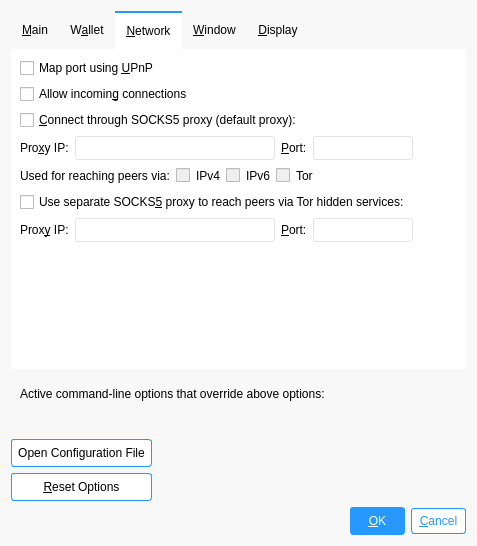
<?xml version="1.0" encoding="UTF-8"?>
<ui version="4.0">
 <class>OptionsDialog</class>
 <widget class="QDialog" name="OptionsDialog">
  <property name="windowTitle">
   <string>Options</string>
  </property>
  <property name="styleSheet">
   <string notr="true">QDialog {
    background-color: #F8F8F8;
}

QTabWidget::tab-bar {
    background-color: #F8F8F8;
}

QTabWidget::pane { /* The tab widget frame */
    border: 0px;
    background-color: #FFFFFF;
}


/* Style the tab using the tab sub-control. Note that
    it reads QTabBar _not_ QTabWidget */
QTabBar::tab {
    border: 0px;
   padding : 11px;
}

QTabBar::tab:selected {
   border-style: solid;
    background-color: #FFFFFF;
    border-top-color: #2798FF;
   border-top-width: 2px;
}

QPushButton {
background: #FFFFFF;
border-radius: 3px;
border: 1px solid #2798FF;
border-radius: 3px;
padding: 6px;
}

QLineEdit , QPlainTextEdit  {
background: #FFFFFF;
border: 1px solid #E4E4E4;
border-radius: 3px;
padding: 3px;
}

QPushButton[flat=false] {
border: 1px solid #BAC1C4;

background: #BAC1C4;
}

QPushButton:pressed {
color : blue;
background : red;

}

#signMessageButton_SM:!pressed, #verifyMessageButton_VM:!pressed
{
background: #2798FF;
}

QPushButton:pressed {
background : #F8F8F8;
}

QComboBox {
background: #FFFFFF;
border: 1px solid #E4E4E4;
border-radius: 3px;
padding: 4px;
}

QComboBox::down-arrow {
    image: url(:/icons/down);
}

QComboBox::down-arrow:on { /* shift the arrow when popup is open */
    image: url(:/icons/up);
}
QComboBox::drop-down {
    subcontrol-origin: padding;
    subcontrol-position: top right;

    border-left-width: 0px;
    border-left-color: darkgray;
    border-left-style: solid; /* just a single line */
    border-top-right-radius: 3px; /* same radius as the QComboBox */
    border-bottom-right-radius: 3px;
}


QComboBox QAbstractItemView {
    border: 1px solid #f8f8f8;
    selection-background-color: #2798FF;
}

#okButton {
    border-style: solid;
    border-radius: 3px;
	border-width: 1px;
	border-color: rgb(39, 152, 255);
	background-color: rgb(39, 152, 255);
    color: #ffffff;
    padding : 6px;
}

#cancelButton , #clearButton {
    border-style: solid;
    border-radius: 3px;
	border-width: 1px;
	border-color: rgb(39, 152, 255);
	color: rgb(39, 152, 255);
	background-color: white;
padding : 5px;
}


/*
QCheckBox::indicator {
background: #FFFFFF;
border: 1px solid #E4E4E4;
border-radius: 3px;
padding: 4px;
}

QCheckBox::indicator::checked {
    image: url(:/icons/add) 0 0 0 0 stretch stretch;
}

*/</string>
  </property>
  <property name="modal">
   <bool>true</bool>
  </property>
  <layout class="QVBoxLayout" name="verticalLayout">
   <item>
    <widget class="QTabWidget" name="tabWidget">
     <property name="currentIndex">
      <number>2</number>
     </property>
     <widget class="QWidget" name="tabMain">
      <attribute name="title">
       <string>&amp;Main</string>
      </attribute>
      <layout class="QVBoxLayout" name="verticalLayout_Main">
       <item>
        <widget class="QCheckBox" name="bitcoinAtStartup">
         <property name="sizePolicy">
          <sizepolicy hsizetype="Preferred" vsizetype="Preferred">
           <horstretch>0</horstretch>
           <verstretch>0</verstretch>
          </sizepolicy>
         </property>
         <property name="toolTip">
          <string>Automatically start %1 after logging in to the system.</string>
         </property>
         <property name="autoFillBackground">
          <bool>false</bool>
         </property>
         <property name="text">
          <string>&amp;Start %1 on system login</string>
         </property>
        </widget>
       </item>
       <item>
        <layout class="QHBoxLayout" name="horizontalLayout_2_Main">
         <item>
          <widget class="QLabel" name="databaseCacheLabel">
           <property name="text">
            <string>Si&amp;ze of database cache</string>
           </property>
           <property name="textFormat">
            <enum>Qt::PlainText</enum>
           </property>
           <property name="buddy">
            <cstring>databaseCache</cstring>
           </property>
          </widget>
         </item>
         <item>
          <widget class="QSpinBox" name="databaseCache"/>
         </item>
         <item>
          <widget class="QLabel" name="databaseCacheUnitLabel">
           <property name="text">
            <string>MB</string>
           </property>
           <property name="textFormat">
            <enum>Qt::PlainText</enum>
           </property>
          </widget>
         </item>
         <item>
          <spacer name="horizontalSpacer_2_Main">
           <property name="orientation">
            <enum>Qt::Horizontal</enum>
           </property>
           <property name="sizeHint" stdset="0">
            <size>
             <width>40</width>
             <height>20</height>
            </size>
           </property>
          </spacer>
         </item>
        </layout>
       </item>
       <item>
        <layout class="QHBoxLayout" name="horizontalLayout_3_Main">
         <item>
          <widget class="QLabel" name="threadsScriptVerifLabel">
           <property name="text">
            <string>Number of script &amp;verification threads</string>
           </property>
           <property name="textFormat">
            <enum>Qt::PlainText</enum>
           </property>
           <property name="buddy">
            <cstring>threadsScriptVerif</cstring>
           </property>
          </widget>
         </item>
         <item>
          <widget class="QSpinBox" name="threadsScriptVerif">
           <property name="toolTip">
            <string>(0 = auto, &lt;0 = leave that many cores free)</string>
           </property>
          </widget>
         </item>
         <item>
          <spacer name="horizontalSpacer_3_Main">
           <property name="orientation">
            <enum>Qt::Horizontal</enum>
           </property>
           <property name="sizeHint" stdset="0">
            <size>
             <width>40</width>
             <height>20</height>
            </size>
           </property>
          </spacer>
         </item>
        </layout>
       </item>
       <item>
        <spacer name="verticalSpacer_Main">
         <property name="orientation">
          <enum>Qt::Vertical</enum>
         </property>
         <property name="sizeHint" stdset="0">
          <size>
           <width>20</width>
           <height>40</height>
          </size>
         </property>
        </spacer>
       </item>
      </layout>
     </widget>
     <widget class="QWidget" name="tabWallet">
      <attribute name="title">
       <string>W&amp;allet</string>
      </attribute>
      <layout class="QVBoxLayout" name="verticalLayout_Wallet">
       <item>
        <widget class="QGroupBox" name="groupBox">
         <property name="title">
          <string>Expert</string>
         </property>
         <layout class="QVBoxLayout" name="verticalLayout_2">
          <item>
           <widget class="QCheckBox" name="coinControlFeatures">
            <property name="toolTip">
             <string>Whether to show coin control features or not.</string>
            </property>
            <property name="text">
             <string>Enable coin &amp;control features</string>
            </property>
           </widget>
          </item>
          <item>
           <widget class="QCheckBox" name="spendZeroConfChange">
            <property name="toolTip">
             <string>If you disable the spending of unconfirmed change, the change from a transaction cannot be used until that transaction has at least one confirmation. This also affects how your balance is computed.</string>
            </property>
            <property name="text">
             <string>&amp;Spend unconfirmed change</string>
            </property>
           </widget>
          </item>
          <item>
           <widget class="QGroupBox" name="enableMinner">
            <property name="title">
             <string>Enable Mining</string>
            </property>
            <property name="checkable">
             <bool>true</bool>
            </property>
            <property name="checked">
             <bool>false</bool>
            </property>
            <layout class="QVBoxLayout" name="verticalLayout_3">
             <item>
              <widget class="QRadioButton" name="allcpu">
               <property name="text">
                <string>Use All CPU Power</string>
               </property>
               <property name="checked">
                <bool>true</bool>
               </property>
              </widget>
             </item>
             <item>
              <widget class="QRadioButton" name="use3quartercpu">
               <property name="text">
                <string>Use &amp;3/4 CPU Power</string>
               </property>
              </widget>
             </item>
             <item>
              <widget class="QRadioButton" name="halfcpu">
               <property name="text">
                <string>Use Half CPU Power</string>
               </property>
               <property name="checked">
                <bool>false</bool>
               </property>
              </widget>
             </item>
             <item>
              <widget class="QRadioButton" name="use1quartercpu">
               <property name="text">
                <string>Use &amp;1/4 CPU Power</string>
               </property>
              </widget>
             </item>
             <item>
              <widget class="QRadioButton" name="onecpu">
               <property name="text">
                <string>Use One CPU Power</string>
               </property>
              </widget>
             </item>
            </layout>
           </widget>
          </item>
         </layout>
        </widget>
       </item>
       <item>
        <spacer name="verticalSpacer_Wallet">
         <property name="orientation">
          <enum>Qt::Vertical</enum>
         </property>
         <property name="sizeHint" stdset="0">
          <size>
           <width>20</width>
           <height>40</height>
          </size>
         </property>
        </spacer>
       </item>
      </layout>
     </widget>
     <widget class="QWidget" name="tabNetwork">
      <attribute name="title">
       <string>&amp;Network</string>
      </attribute>
      <layout class="QVBoxLayout" name="verticalLayout_Network">
       <item>
        <widget class="QCheckBox" name="mapPortUpnp">
         <property name="toolTip">
          <string>Automatically open the Bitcoin client port on the router. This only works when your router supports UPnP and it is enabled.</string>
         </property>
         <property name="text">
          <string>Map port using &amp;UPnP</string>
         </property>
        </widget>
       </item>
       <item>
        <widget class="QCheckBox" name="allowIncoming">
         <property name="toolTip">
          <string>Accept connections from outside.</string>
         </property>
         <property name="text">
          <string>Allow incomin&amp;g connections</string>
         </property>
        </widget>
       </item>
       <item>
        <widget class="QCheckBox" name="connectSocks">
         <property name="toolTip">
          <string>Connect to the Bitcoin network through a SOCKS5 proxy.</string>
         </property>
         <property name="text">
          <string>&amp;Connect through SOCKS5 proxy (default proxy):</string>
         </property>
        </widget>
       </item>
       <item>
        <layout class="QHBoxLayout" name="horizontalLayout_1_Network">
         <item>
          <widget class="QLabel" name="proxyIpLabel">
           <property name="text">
            <string>Pro&amp;xy IP:</string>
           </property>
           <property name="textFormat">
            <enum>Qt::PlainText</enum>
           </property>
           <property name="buddy">
            <cstring>proxyIp</cstring>
           </property>
          </widget>
         </item>
         <item>
          <widget class="QValidatedLineEdit" name="proxyIp">
           <property name="sizePolicy">
            <sizepolicy hsizetype="Preferred" vsizetype="Preferred">
             <horstretch>0</horstretch>
             <verstretch>0</verstretch>
            </sizepolicy>
           </property>
           <property name="minimumSize">
            <size>
             <width>200</width>
             <height>0</height>
            </size>
           </property>
           <property name="maximumSize">
            <size>
             <width>140</width>
             <height>16777215</height>
            </size>
           </property>
           <property name="toolTip">
            <string>IP address of the proxy (e.g. IPv4: 127.0.0.1 / IPv6: ::1)</string>
           </property>
          </widget>
         </item>
         <item>
          <widget class="QLabel" name="proxyPortLabel">
           <property name="text">
            <string>&amp;Port:</string>
           </property>
           <property name="textFormat">
            <enum>Qt::PlainText</enum>
           </property>
           <property name="buddy">
            <cstring>proxyPort</cstring>
           </property>
          </widget>
         </item>
         <item>
          <widget class="QLineEdit" name="proxyPort">
           <property name="sizePolicy">
            <sizepolicy hsizetype="Preferred" vsizetype="Preferred">
             <horstretch>0</horstretch>
             <verstretch>0</verstretch>
            </sizepolicy>
           </property>
           <property name="minimumSize">
            <size>
             <width>100</width>
             <height>0</height>
            </size>
           </property>
           <property name="maximumSize">
            <size>
             <width>55</width>
             <height>16777215</height>
            </size>
           </property>
           <property name="toolTip">
            <string>Port of the proxy (e.g. 9050)</string>
           </property>
          </widget>
         </item>
         <item>
          <spacer name="horizontalSpacer_1_Network">
           <property name="orientation">
            <enum>Qt::Horizontal</enum>
           </property>
           <property name="sizeHint" stdset="0">
            <size>
             <width>40</width>
             <height>20</height>
            </size>
           </property>
          </spacer>
         </item>
        </layout>
       </item>
       <item>
        <layout class="QHBoxLayout" name="horizontalLayout_2_Network">
         <item>
          <widget class="QLabel" name="proxyActiveNets">
           <property name="text">
            <string>Used for reaching peers via:</string>
           </property>
           <property name="textFormat">
            <enum>Qt::PlainText</enum>
           </property>
          </widget>
         </item>
         <item>
          <widget class="QCheckBox" name="proxyReachIPv4">
           <property name="enabled">
            <bool>false</bool>
           </property>
           <property name="toolTip">
            <string>Shows if the supplied default SOCKS5 proxy is used to reach peers via this network type.</string>
           </property>
           <property name="text">
            <string/>
           </property>
          </widget>
         </item>
         <item>
          <widget class="QLabel" name="proxyReachIPv4Label">
           <property name="text">
            <string>IPv4</string>
           </property>
           <property name="textFormat">
            <enum>Qt::PlainText</enum>
           </property>
          </widget>
         </item>
         <item>
          <widget class="QCheckBox" name="proxyReachIPv6">
           <property name="enabled">
            <bool>false</bool>
           </property>
           <property name="toolTip">
            <string>Shows if the supplied default SOCKS5 proxy is used to reach peers via this network type.</string>
           </property>
           <property name="text">
            <string/>
           </property>
          </widget>
         </item>
         <item>
          <widget class="QLabel" name="proxyReachIPv6Label">
           <property name="text">
            <string>IPv6</string>
           </property>
           <property name="textFormat">
            <enum>Qt::PlainText</enum>
           </property>
          </widget>
         </item>
         <item>
          <widget class="QCheckBox" name="proxyReachTor">
           <property name="enabled">
            <bool>false</bool>
           </property>
           <property name="toolTip">
            <string>Shows if the supplied default SOCKS5 proxy is used to reach peers via this network type.</string>
           </property>
           <property name="text">
            <string/>
           </property>
          </widget>
         </item>
         <item>
          <widget class="QLabel" name="proxyReachTorLabel">
           <property name="text">
            <string>Tor</string>
           </property>
           <property name="textFormat">
            <enum>Qt::PlainText</enum>
           </property>
          </widget>
         </item>
         <item>
          <spacer name="horizontalSpacer_2_Network">
           <property name="orientation">
            <enum>Qt::Horizontal</enum>
           </property>
           <property name="sizeHint" stdset="0">
            <size>
             <width>40</width>
             <height>20</height>
            </size>
           </property>
          </spacer>
         </item>
        </layout>
       </item>
       <item>
        <widget class="QCheckBox" name="connectSocksTor">
         <property name="toolTip">
          <string>Connect to the Bitcoin network through a separate SOCKS5 proxy for Tor hidden services.</string>
         </property>
         <property name="text">
          <string>Use separate SOCKS&amp;5 proxy to reach peers via Tor hidden services:</string>
         </property>
        </widget>
       </item>
       <item>
        <layout class="QHBoxLayout" name="horizontalLayout_3_Network">
         <item>
          <widget class="QLabel" name="proxyIpTorLabel">
           <property name="text">
            <string>Prox&amp;y IP:</string>
           </property>
           <property name="textFormat">
            <enum>Qt::PlainText</enum>
           </property>
           <property name="buddy">
            <cstring>proxyIpTor</cstring>
           </property>
          </widget>
         </item>
         <item>
          <widget class="QValidatedLineEdit" name="proxyIpTor">
           <property name="sizePolicy">
            <sizepolicy hsizetype="Preferred" vsizetype="Preferred">
             <horstretch>0</horstretch>
             <verstretch>0</verstretch>
            </sizepolicy>
           </property>
           <property name="minimumSize">
            <size>
             <width>200</width>
             <height>0</height>
            </size>
           </property>
           <property name="maximumSize">
            <size>
             <width>140</width>
             <height>16777215</height>
            </size>
           </property>
           <property name="toolTip">
            <string>IP address of the proxy (e.g. IPv4: 127.0.0.1 / IPv6: ::1)</string>
           </property>
          </widget>
         </item>
         <item>
          <widget class="QLabel" name="proxyPortTorLabel">
           <property name="text">
            <string>&amp;Port:</string>
           </property>
           <property name="textFormat">
            <enum>Qt::PlainText</enum>
           </property>
           <property name="buddy">
            <cstring>proxyPortTor</cstring>
           </property>
          </widget>
         </item>
         <item>
          <widget class="QLineEdit" name="proxyPortTor">
           <property name="sizePolicy">
            <sizepolicy hsizetype="Preferred" vsizetype="Preferred">
             <horstretch>0</horstretch>
             <verstretch>0</verstretch>
            </sizepolicy>
           </property>
           <property name="minimumSize">
            <size>
             <width>100</width>
             <height>0</height>
            </size>
           </property>
           <property name="maximumSize">
            <size>
             <width>55</width>
             <height>16777215</height>
            </size>
           </property>
           <property name="toolTip">
            <string>Port of the proxy (e.g. 9050)</string>
           </property>
          </widget>
         </item>
         <item>
          <spacer name="horizontalSpacer_4_Network">
           <property name="orientation">
            <enum>Qt::Horizontal</enum>
           </property>
           <property name="sizeHint" stdset="0">
            <size>
             <width>40</width>
             <height>20</height>
            </size>
           </property>
          </spacer>
         </item>
        </layout>
       </item>
       <item>
        <spacer name="verticalSpacer_Network">
         <property name="orientation">
          <enum>Qt::Vertical</enum>
         </property>
         <property name="sizeHint" stdset="0">
          <size>
           <width>20</width>
           <height>40</height>
          </size>
         </property>
        </spacer>
       </item>
      </layout>
     </widget>
     <widget class="QWidget" name="tabWindow">
      <attribute name="title">
       <string>&amp;Window</string>
      </attribute>
      <layout class="QVBoxLayout" name="verticalLayout_Window">
       <item>
        <widget class="QCheckBox" name="hideTrayIcon">
         <property name="toolTip">
          <string>Hide the icon from the system tray.</string>
         </property>
         <property name="text">
          <string>&amp;Hide tray icon</string>
         </property>
        </widget>
       </item>
       <item>
        <widget class="QCheckBox" name="minimizeToTray">
         <property name="toolTip">
          <string>Show only a tray icon after minimizing the window.</string>
         </property>
         <property name="text">
          <string>&amp;Minimize to the tray instead of the taskbar</string>
         </property>
        </widget>
       </item>
       <item>
        <widget class="QCheckBox" name="minimizeOnClose">
         <property name="toolTip">
          <string>Minimize instead of exit the application when the window is closed. When this option is enabled, the application will be closed only after selecting Exit in the menu.</string>
         </property>
         <property name="text">
          <string>M&amp;inimize on close</string>
         </property>
        </widget>
       </item>
       <item>
        <spacer name="verticalSpacer_Window">
         <property name="orientation">
          <enum>Qt::Vertical</enum>
         </property>
         <property name="sizeHint" stdset="0">
          <size>
           <width>20</width>
           <height>40</height>
          </size>
         </property>
        </spacer>
       </item>
      </layout>
     </widget>
     <widget class="QWidget" name="tabDisplay">
      <attribute name="title">
       <string>&amp;Display</string>
      </attribute>
      <layout class="QVBoxLayout" name="verticalLayout_Display">
       <item>
        <layout class="QHBoxLayout" name="horizontalLayout_1_Display">
         <item>
          <widget class="QLabel" name="langLabel">
           <property name="text">
            <string>User Interface &amp;language:</string>
           </property>
           <property name="textFormat">
            <enum>Qt::PlainText</enum>
           </property>
           <property name="buddy">
            <cstring>lang</cstring>
           </property>
          </widget>
         </item>
         <item>
          <widget class="QValueComboBox" name="lang">
           <property name="toolTip">
            <string>The user interface language can be set here. This setting will take effect after restarting %1.</string>
           </property>
           <property name="frame">
            <bool>false</bool>
           </property>
          </widget>
         </item>
        </layout>
       </item>
       <item>
        <layout class="QHBoxLayout" name="horizontalLayout_2_Display">
         <item>
          <widget class="QLabel" name="unitLabel">
           <property name="text">
            <string>&amp;Unit to show amounts in:</string>
           </property>
           <property name="textFormat">
            <enum>Qt::PlainText</enum>
           </property>
           <property name="buddy">
            <cstring>unit</cstring>
           </property>
          </widget>
         </item>
         <item>
          <widget class="QValueComboBox" name="unit">
           <property name="toolTip">
            <string>Choose the default subdivision unit to show in the interface and when sending coins.</string>
           </property>
           <property name="frame">
            <bool>false</bool>
           </property>
           <item>
            <property name="text">
             <string>1</string>
            </property>
           </item>
           <item>
            <property name="text">
             <string>2</string>
            </property>
           </item>
          </widget>
         </item>
        </layout>
       </item>
       <item>
        <layout class="QHBoxLayout" name="horizontalLayout_3_Display">
         <item>
          <widget class="QLabel" name="thirdPartyTxUrlsLabel">
           <property name="toolTip">
            <string>Third party URLs (e.g. a block explorer) that appear in the transactions tab as context menu items. %s in the URL is replaced by transaction hash. Multiple URLs are separated by vertical bar |.</string>
           </property>
           <property name="text">
            <string>&amp;Third party transaction URLs</string>
           </property>
           <property name="buddy">
            <cstring>thirdPartyTxUrls</cstring>
           </property>
          </widget>
         </item>
         <item>
          <widget class="QLineEdit" name="thirdPartyTxUrls">
           <property name="toolTip">
            <string>Third party URLs (e.g. a block explorer) that appear in the transactions tab as context menu items. %s in the URL is replaced by transaction hash. Multiple URLs are separated by vertical bar |.</string>
           </property>
          </widget>
         </item>
        </layout>
       </item>
       <item>
        <spacer name="verticalSpacer_Display">
         <property name="orientation">
          <enum>Qt::Vertical</enum>
         </property>
         <property name="sizeHint" stdset="0">
          <size>
           <width>20</width>
           <height>40</height>
          </size>
         </property>
        </spacer>
       </item>
      </layout>
     </widget>
    </widget>
   </item>
   <item>
    <widget class="QFrame" name="frame">
     <layout class="QVBoxLayout" name="verticalLayout_Bottom">
      <item>
       <layout class="QHBoxLayout" name="horizontalLayout_Bottom">
        <item>
         <widget class="QLabel" name="overriddenByCommandLineInfoLabel">
          <property name="text">
           <string>Active command-line options that override above options:</string>
          </property>
          <property name="textFormat">
           <enum>Qt::PlainText</enum>
          </property>
         </widget>
        </item>
        <item>
         <spacer name="horizontalSpacer_Bottom">
          <property name="orientation">
           <enum>Qt::Horizontal</enum>
          </property>
          <property name="sizeHint" stdset="0">
           <size>
            <width>40</width>
            <height>20</height>
           </size>
          </property>
         </spacer>
        </item>
       </layout>
      </item>
      <item>
       <widget class="QLabel" name="overriddenByCommandLineLabel">
        <property name="text">
         <string/>
        </property>
        <property name="textFormat">
         <enum>Qt::PlainText</enum>
        </property>
        <property name="wordWrap">
         <bool>true</bool>
        </property>
       </widget>
      </item>
     </layout>
    </widget>
   </item>
   <item>
    <layout class="QGridLayout" name="gridLayout" columnstretch="0,1,0,0">
     <item row="0" column="0">
      <layout class="QVBoxLayout" name="verticalLayout_Buttons">
       <item>
        <widget class="QPushButton" name="openBitcoinConfButton">
         <property name="toolTip">
          <string>Open the %1 configuration file from the working directory.</string>
         </property>
         <property name="text">
          <string>Open Configuration File</string>
         </property>
         <property name="autoDefault">
          <bool>false</bool>
         </property>
        </widget>
       </item>
       <item>
        <widget class="QPushButton" name="resetButton">
         <property name="toolTip">
          <string>Reset all client options to default.</string>
         </property>
         <property name="text">
          <string>&amp;Reset Options</string>
         </property>
         <property name="autoDefault">
          <bool>false</bool>
         </property>
        </widget>
       </item>
      </layout>
     </item>
     <item row="1" column="2">
      <widget class="QPushButton" name="okButton">
       <property name="minimumSize">
        <size>
         <width>55</width>
         <height>0</height>
        </size>
       </property>
       <property name="text">
        <string>&amp;OK</string>
       </property>
       <property name="autoDefault">
        <bool>false</bool>
       </property>
       <property name="default">
        <bool>true</bool>
       </property>
      </widget>
     </item>
     <item row="1" column="3">
      <widget class="QPushButton" name="cancelButton">
       <property name="minimumSize">
        <size>
         <width>55</width>
         <height>0</height>
        </size>
       </property>
       <property name="text">
        <string>&amp;Cancel</string>
       </property>
       <property name="autoDefault">
        <bool>false</bool>
       </property>
      </widget>
     </item>
     <item row="0" column="1">
      <widget class="QLabel" name="statusLabel">
       <property name="text">
        <string/>
       </property>
      </widget>
     </item>
    </layout>
   </item>
  </layout>
 </widget>
 <customwidgets>
  <customwidget>
   <class>QValidatedLineEdit</class>
   <extends>QLineEdit</extends>
   <header>qt/qvalidatedlineedit.h</header>
  </customwidget>
  <customwidget>
   <class>QValueComboBox</class>
   <extends>QComboBox</extends>
   <header>qt/qvaluecombobox.h</header>
  </customwidget>
 </customwidgets>
 <resources/>
 <connections/>
</ui>
